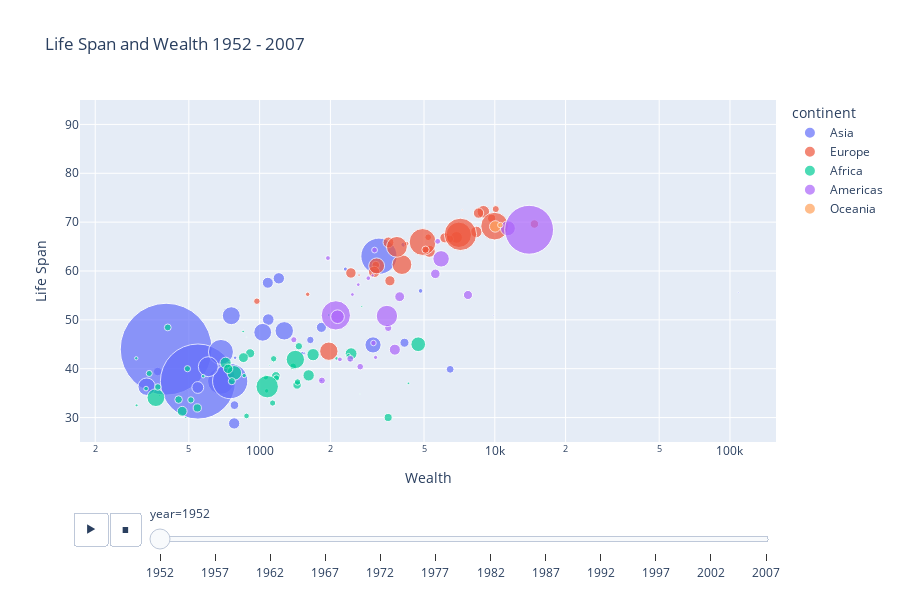

Write notebook code for a chart like this one.
### Code cell
px.scatter(
    data_frame = gapminder_df,
    x = 'gdpPercap',
    y = 'lifeExp',
    size = 'pop',
    color = 'continent',
    title = 'Life Span and Wealth 1952 - 2007',
    labels = {'gdpPercap' : 'Wealth', 'lifeExp' : 'Life Span'},
    log_x = True,
    range_y = [25, 95],
    hover_name = 'country',
    animation_frame = 'year',
    height = 600,
    size_max = 100,
    )

### Figure 1 — Plotly figure (JSON) as saved in the notebook; plotly's stock layout.template omitted (floating-point values rounded to 4 significant figures)
{"data": [{"hovertemplate": "<b>%{hovertext}</b><br><br>continent=Asia<br>year=1952<br>Wealth=%{x}<br>Life Span=%{y}<br>pop=%{marker.size}<extra></extra>", "hovertext": ["Afghanistan", "Bahrain", "Bangladesh", "Cambodia", "China", "Hong Kong, China", "India", "Indonesia", "Iran", "Iraq", "Israel", "Japan", "Jordan", "Korea, Dem. Rep.", "Korea, Rep.", "Kuwait", "Lebanon", "Malaysia", "Mongolia", "Myanmar", "Nepal", "Oman", "Pakistan", "Philippines", "Saudi Arabia", "Singapore", "Sri Lanka", "Syria", "Taiwan", "Thailand", "Vietnam", "West Bank and Gaza", "Yemen, Rep."], "legendgroup": "Asia", "marker": {"color": "#636efa", "size": [8425333, 120447, 46886859, 4693836, 556263527, 2125900, 372000000, 82052000, 17272000, 5441766, 1620914, 86459025, 607914, 8865488, 20947571, 160000, 1439529, 6748378, 800663, 20092996, 9182536, 507833, 41346560, 22438691, 4005677, 1127000, 7982342, 3661549, 8550362, 21289402, 26246839, 1030585, 4963829], "sizemode": "area", "sizeref": 131900.0, "symbol": "circle"}, "mode": "markers", "name": "Asia", "orientation": "v", "showlegend": true, "type": "scatter", "x": [779.4, 9867.0, 684.2, 368.5, 400.4, 3054.0, 546.6, 749.7, 3035.0, 4130.0, 4087.0, 3217.0, 1547.0, 1088.0, 1031.0, 108400.0, 4835.0, 1831.0, 786.6, 331, 545.9, 1828.0, 684.6, 1273.0, 6460.0, 2315.0, 1084.0, 1643.0, 1207.0, 757.8, 605.1, 1516.0, 781.7], "xaxis": "x", "y": [28.8, 50.94, 37.48, 39.42, 44, 60.96, 37.37, 37.47, 44.87, 45.32, 65.39, 63.03, 43.16, 50.06, 47.45, 55.56, 55.93, 48.46, 42.24, 36.32, 36.16, 37.58, 43.44, 47.75, 39.88, 60.4, 57.59, 45.88, 58.5, 50.85, 40.41, 43.16, 32.55], "yaxis": "y"}, {"hovertemplate": "<b>%{hovertext}</b><br><br>continent=Europe<br>year=1952<br>Wealth=%{x}<br>Life Span=%{y}<br>pop=%{marker.size}<extra></extra>", "hovertext": ["Albania", "Austria", "Belgium", "Bosnia and Herzegovina", "Bulgaria", "Croatia", "Czech Republic", "Denmark", "Finland", "France", "Germany", "Greece", "Hungary", "Iceland", "Ireland", "Italy", "Montenegro", "Netherlands", "Norway", "Poland", "Portugal", "Romania", "Serbia", "Slovak Republic", "Slovenia", "Spain", "Sweden", "Switzerland", "Turkey", "United Kingdom"], "legendgroup": "Europe", "marker": {"color": "#EF553B", "size": [1282697, 6927772, 8730405, 2791000, 7274900, 3882229, 9125183, 4334000, 4090500, 42459667, 69145952, 7733250, 9504000, 147962, 2952156, 47666000, 413834, 10381988, 3327728, 25730551, 8526050, 16630000, 6860147, 3558137, 1489518, 28549870, 7124673, 4815000, 22235677, 50430000], "sizemode": "area", "sizeref": 131900.0, "symbol": "circle"}, "mode": "markers", "name": "Europe", "orientation": "v", "showlegend": true, "type": "scatter", "x": [1601.0, 6137.0, 8343.0, 973.5, 2444.0, 3119.0, 6876.0, 9692.0, 6425.0, 7030.0, 7144.0, 3531.0, 5264.0, 7268.0, 5210.0, 4931.0, 2648.0, 8942.0, 10100.0, 4029.0, 3068.0, 3145.0, 3581.0, 5075.0, 4215.0, 3834.0, 8528.0, 14730.0, 1969.0, 9980.0], "xaxis": "x", "y": [55.23, 66.8, 68, 53.82, 59.6, 61.21, 66.87, 70.78, 66.55, 67.41, 67.5, 65.86, 64.03, 72.49, 66.91, 65.94, 59.16, 72.13, 72.67, 61.31, 59.82, 61.05, 58.0, 64.36, 65.57, 64.94, 71.86, 69.62, 43.59, 69.18], "yaxis": "y"}, {"hovertemplate": "<b>%{hovertext}</b><br><br>continent=Africa<br>year=1952<br>Wealth=%{x}<br>Life Span=%{y}<br>pop=%{marker.size}<extra></extra>", "hovertext": ["Algeria", "Angola", "Benin", "Botswana", "Burkina Faso", "Burundi", "Cameroon", "Central African Republic", "Chad", "Comoros", "Congo, Dem. Rep.", "Congo, Rep.", "Cote d'Ivoire", "Djibouti", "Egypt", "Equatorial Guinea", "Eritrea", "Ethiopia", "Gabon", "Gambia", "Ghana", "Guinea", "Guinea-Bissau", "Kenya", "Lesotho", "Liberia", "Libya", "Madagascar", "Malawi", "Mali", "Mauritania", "Mauritius", "Morocco", "Mozambique", "Namibia", "Niger", "Nigeria", "Reunion", "Rwanda", "Sao Tome and Principe", "Senegal", "Sierra Leone", "Somalia", "South Africa", "Sudan", "Swaziland", "Tanzania", "Togo", "Tunisia", "Uganda", "Zambia", "Zimbabwe"], "legendgroup": "Africa", "marker": {"color": "#00cc96", "size": [9279525, 4232095, 1738315, 442308, 4469979, 2445618, 5009067, 1291695, 2682462, 153936, 14100005, 854885, 2977019, 63149, 22223309, 216964, 1438760, 20860941, 420702, 284320, 5581001, 2664249, 580653, 6464046, 748747, 863308, 1019729, 4762912, 2917802, 3838168, 1022556, 516556, 9939217, 6446316, 485831, 3379468, 33119096, 257700, 2534927, 60011, 2755589, 2143249, 2526994, 14264935, 8504667, 290243, 8322925, 1219113, 3647735, 5824797, 2672000, 3080907], "sizemode": "area", "sizeref": 131900.0, "symbol": "circle"}, "mode": "markers", "name": "Africa", "orientation": "v", "showlegend": true, "type": "scatter", "x": [2449.0, 3521.0, 1063.0, 851.2, 543.3, 339.3, 1173.0, 1071.0, 1179.0, 1103.0, 780.5, 2126.0, 1389.0, 2670.0, 1419.0, 375.6, 328.9, 362.1, 4293.0, 485.2, 911.3, 510.2, 299.9, 853.5, 298.8, 575.6, 2388.0, 1443.0, 369.2, 452.3, 743.1, 1968.0, 1688.0, 468.5, 2424.0, 761.9, 1077.0, 2719.0, 493.3, 879.6, 1450.0, 879.8, 1136.0, 4725.0, 1616.0, 1148.0, 716.7, 859.8, 1468.0, 734.8, 1147.0, 406.9], "xaxis": "x", "y": [43.08, 30.02, 38.22, 47.62, 31.98, 39.03, 38.52, 35.46, 38.09, 40.72, 39.14, 42.11, 40.48, 34.81, 41.89, 34.48, 35.93, 34.08, 37.0, 30, 43.15, 33.61, 32.5, 42.27, 42.14, 38.48, 42.72, 36.68, 36.26, 33.69, 40.54, 50.99, 42.87, 31.29, 41.73, 37.44, 36.32, 52.72, 40, 46.47, 37.28, 30.33, 32.98, 45.01, 38.63, 41.41, 41.22, 38.6, 44.6, 39.98, 42.04, 48.45], "yaxis": "y"}, {"hovertemplate": "<b>%{hovertext}</b><br><br>continent=Americas<br>year=1952<br>Wealth=%{x}<br>Life Span=%{y}<br>pop=%{marker.size}<extra></extra>", "hovertext": ["Argentina", "Bolivia", "Brazil", "Canada", "Chile", "Colombia", "Costa Rica", "Cuba", "Dominican Republic", "Ecuador", "El Salvador", "Guatemala", "Haiti", "Honduras", "Jamaica", "Mexico", "Nicaragua", "Panama", "Paraguay", "Peru", "Puerto Rico", "Trinidad and Tobago", "United States", "Uruguay", "Venezuela"], "legendgroup": "Americas", "marker": {"color": "#ab63fa", "size": [17876956, 2883315, 56602560, 14785584, 6377619, 12350771, 926317, 6007797, 2491346, 3548753, 2042865, 3146381, 3201488, 1517453, 1426095, 30144317, 1165790, 940080, 1555876, 8025700, 2227000, 662850, 157553000, 2252965, 5439568], "sizemode": "area", "sizeref": 131900.0, "symbol": "circle"}, "mode": "markers", "name": "Americas", "orientation": "v", "showlegend": true, "type": "scatter", "x": [5911.0, 2677.0, 2109.0, 11370.0, 3940.0, 2144.0, 2627.0, 5587.0, 1398.0, 3522.0, 3048.0, 2428.0, 1840.0, 2195.0, 2899.0, 3478.0, 3112.0, 2480.0, 1952.0, 3759.0, 3082.0, 3023.0, 13990.0, 5717.0, 7690.0], "xaxis": "x", "y": [62.48, 40.41, 50.92, 68.75, 54.74, 50.64, 57.21, 59.42, 45.93, 48.36, 45.26, 42.02, 37.58, 41.91, 58.53, 50.79, 42.31, 55.19, 62.65, 43.9, 64.28, 59.1, 68.44, 66.07, 55.09], "yaxis": "y"}, {"hovertemplate": "<b>%{hovertext}</b><br><br>continent=Oceania<br>year=1952<br>Wealth=%{x}<br>Life Span=%{y}<br>pop=%{marker.size}<extra></extra>", "hovertext": ["Australia", "New Zealand"], "legendgroup": "Oceania", "marker": {"color": "#FFA15A", "size": [8691212, 1994794], "sizemode": "area", "sizeref": 131900.0, "symbol": "circle"}, "mode": "markers", "name": "Oceania", "orientation": "v", "showlegend": true, "type": "scatter", "x": [10040.0, 10560.0], "xaxis": "x", "y": [69.12, 69.39], "yaxis": "y"}], "layout": {"height": 600, "legend": {"itemsizing": "constant", "title": {"text": "continent"}, "tracegroupgap": 0}, "sliders": [{"active": 0, "currentvalue": {"prefix": "year="}, "len": 0.9, "pad": {"b": 10, "t": 60}, "steps": [{"args": [["1952"], {"frame": {"duration": 0, "redraw": false}, "fromcurrent": true, "mode": "immediate", "transition": {"duration": 0, "easing": "linear"}}], "label": "1952", "method": "animate"}, {"args": [["1957"], {"frame": {"duration": 0, "redraw": false}, "fromcurrent": true, "mode": "immediate", "transition": {"duration": 0, "easing": "linear"}}], "label": "1957", "method": "animate"}, {"args": [["1962"], {"frame": {"duration": 0, "redraw": false}, "fromcurrent": true, "mode": "immediate", "transition": {"duration": 0, "easing": "linear"}}], "label": "1962", "method": "animate"}, {"args": [["1967"], {"frame": {"duration": 0, "redraw": false}, "fromcurrent": true, "mode": "immediate", "transition": {"duration": 0, "easing": "linear"}}], "label": "1967", "method": "animate"}, {"args": [["1972"], {"frame": {"duration": 0, "redraw": false}, "fromcurrent": true, "mode": "immediate", "transition": {"duration": 0, "easing": "linear"}}], "label": "1972", "method": "animate"}, {"args": [["1977"], {"frame": {"duration": 0, "redraw": false}, "fromcurrent": true, "mode": "immediate", "transition": {"duration": 0, "easing": "linear"}}], "label": "1977", "method": "animate"}, {"args": [["1982"], {"frame": {"duration": 0, "redraw": false}, "fromcurrent": true, "mode": "immediate", "transition": {"duration": 0, "easing": "linear"}}], "label": "1982", "method": "animate"}, {"args": [["1987"], {"frame": {"duration": 0, "redraw": false}, "fromcurrent": true, "mode": "immediate", "transition": {"duration": 0, "easing": "linear"}}], "label": "1987", "method": "animate"}, {"args": [["1992"], {"frame": {"duration": 0, "redraw": false}, "fromcurrent": true, "mode": "immediate", "transition": {"duration": 0, "easing": "linear"}}], "label": "1992", "method": "animate"}, {"args": [["1997"], {"frame": {"duration": 0, "redraw": false}, "fromcurrent": true, "mode": "immediate", "transition": {"duration": 0, "easing": "linear"}}], "label": "1997", "method": "animate"}, {"args": [["2002"], {"frame": {"duration": 0, "redraw": false}, "fromcurrent": true, "mode": "immediate", "transition": {"duration": 0, "easing": "linear"}}], "label": "2002", "method": "animate"}, {"args": [["2007"], {"frame": {"duration": 0, "redraw": false}, "fromcurrent": true, "mode": "immediate", "transition": {"duration": 0, "easing": "linear"}}], "label": "2007", "method": "animate"}], "x": 0.1, "xanchor": "left", "y": 0, "yanchor": "top"}], "title": {"text": "Life Span and Wealth 1952 - 2007"}, "updatemenus": [{"buttons": [{"args": [null, {"frame": {"duration": 500, "redraw": false}, "fromcurrent": true, "mode": "immediate", "transition": {"duration": 500, "easing": "linear"}}], "label": "&#9654;", "method": "animate"}, {"args": [[null], {"frame": {"duration": 0, "redraw": false}, "fromcurrent": true, "mode": "immediate", "transition": {"duration": 0, "easing": "linear"}}], "label": "&#9724;", "method": "animate"}], "direction": "left", "pad": {"r": 10, "t": 70}, "showactive": false, "type": "buttons", "x": 0.1, "xanchor": "right", "y": 0, "yanchor": "top"}], "xaxis": {"anchor": "y", "domain": [0, 1], "title": {"text": "Wealth"}, "type": "log"}, "yaxis": {"anchor": "x", "domain": [0, 1], "range": [25, 95], "title": {"text": "Life Span"}}}}
